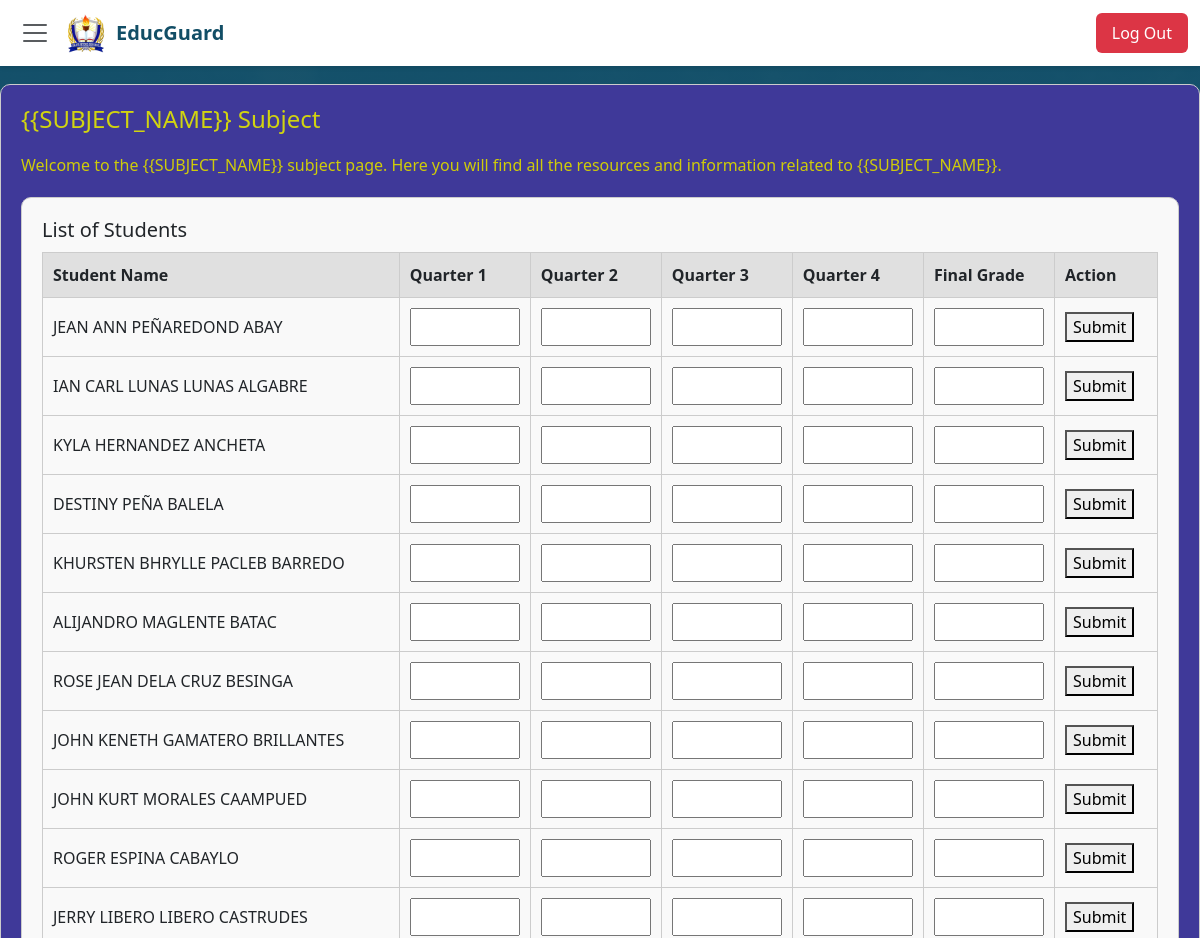
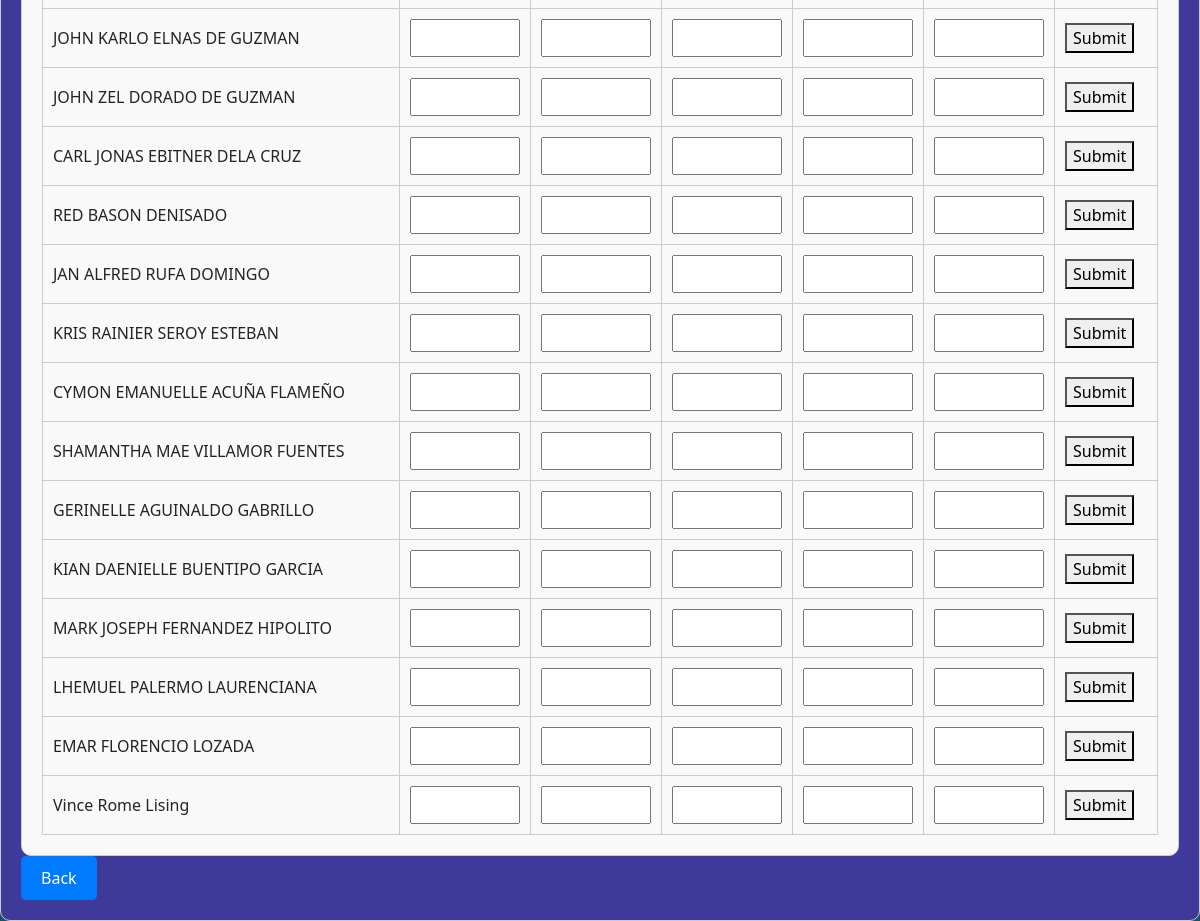
Page /PHPAdviser/subject_template.php on the committed database (2 pictures, top to bottom).
### tables this page shows
CREATE TABLE `students` (
  `student_id` int(11) NOT NULL,
  `lrn` varchar(15) NOT NULL,
  `rfid_number` varchar(20) DEFAULT NULL,
  `first_name` varchar(50) NOT NULL,
  `middle_name` varchar(50) DEFAULT NULL,
  `last_name` varchar(50) NOT NULL,
  `birthdate` date DEFAULT NULL,
  `sex` enum('Male','Female') DEFAULT NULL,
  `contact_number` varchar(15) DEFAULT NULL,
  `grade_level` varchar(20) DEFAULT NULL,
  `year_level` varchar(20) DEFAULT NULL,
  `address` text DEFAULT NULL,
  `email` varchar(100) DEFAULT NULL,
  `parent_guardian_name` varchar(100) DEFAULT NULL,
  `parent_guardian_number` varchar(15) DEFAULT NULL,
  `parent_guardian_email` varchar(100) DEFAULT NULL,
  `student_username` varchar(50) DEFAULT NULL,
  `status` enum('Active','Inactive') DEFAULT 'Active',
  `created_at` timestamp NOT NULL DEFAULT current_timestamp(),
  `section` varchar(255) DEFAULT NULL,
  `student_password` varchar(50) DEFAULT NULL
);

### PHPAdviser/subject_template.php (the view, shortened to what this page needs)
<?php include "../PHPAdviser/teacherNavbar.php"; ?>
<?php
$conn = new mysqli("localhost", "root", "", "educguarddb");
$sql = "SELECT first_name, middle_name, last_name FROM students";
$result = $conn->query($sql);
?>
<!DOCTYPE html>
<html lang="en">
<head>
    <link rel="stylesheet" href="../CSS/Teacher/science.css">
</head>
<body>
<header class="header">
    <button class="menu-button">☰</button>
    <h3 style="margin-left: 10px;">EduGuard</h3>
</header>
<div class="page-content">
    <h1>{{SUBJECT_NAME}} Subject</h1>
    <p>Welcome to the {{SUBJECT_NAME}} subject page. Here you will find all the resources and information related to {{SUBJECT_NAME}}.</p>
    <div class="student-list-box">
        <h2>List of Students</h2>
        <table class="student-table">
            <thead>
                <tr>
                    <th>Student Name</th>
                    <th>Quarter 1</th>
                    <th>Quarter 2</th>
                    <th>Quarter 3</th>
                    <th>Quarter 4</th>
                    <th>Final Grade</th>
                    <th>Action</th>
                </tr>
            </thead>
            <tbody>
                <?php if ($result->num_rows > 0): ?>
                    <?php while ($row = $result->fetch_assoc()): ?>
                        <tr>
                            <td>
                                <?php echo htmlspecialchars($row['first_name'] . ' ' . $row['middle_name'] . ' ' . $row['last_name']); ?>
                            </td>
                            <td><input type="number" name="quarter1_student<?php echo $row['first_name'] . $row['middle_name'] . $row['last_name']; ?>" min="0" max="99" /></td>
                            <td><input type="number" name="quarter2_student<?php echo $row['first_name'] . $row['middle_name'] . $row['last_name']; ?>" min="0" max="99" /></td>
                            <td><input type="number" name="quarter3_student<?php echo $row['first_name'] . $row['middle_name'] . $row['last_name']; ?>" min="0" max="99" /></td>
                            <td><input type="number" name="quarter4_student<?php echo $row['first_name'] . $row['middle_name'] . $row['last_name']; ?>" min="0" max="99" /></td>
                            <td><input type="number" name="final_grade_student<?php echo $row['first_name'] . $row['middle_name'] . $row['last_name']; ?>" min="0" max="99" /></td>
                            <td>
                                <button type="submit" name="submit_student<?php echo $row['first_name'] . $row['middle_name'] . $row['last_name']; ?>">Submit</button>
                            </td>
                        </tr>
                    <?php endwhile; ?>
                <?php else: ?>
                    <tr>
                        <td colspan="7">No students found.</td>
                    </tr>
                <?php endif; ?>
            </tbody>
        </table>
    </div>
    <a class="back-button" href="../PHPAdviser/reportSystem.php">Back</a>
</div>
</body>
</html>

### CSS/Teacher/teacherNavbar.css (style rules this page uses)
body { background-color: transparent; background-image: url('../../Assets/malinta.jpg'); background-size: cover; background-position: center; background-attachment: fixed; position: relative; min-height: 100vh; margin: 0; padding: 0; }
body::before { content: ''; position: fixed; top: 0; left: 0; right: 0; bottom: 0; background-image: inherit; background-size: cover; background-position: center; filter: blur(1px); -webkit-filter: blur(1px); z-index: -2; }
body::after { content: ''; position: fixed; top: 0; left: 0; right: 0; bottom: 0; background: linear-gradient(rgba(18, 78, 102, 0.95), rgba(18, 78, 102, 0.95)); z-index: -1; }

### CSS/Teacher/science.css (style rules this page uses)
.page-content { margin-top: 20px; padding: 20px; border: 1px solid #ccc; border-radius: 10px; background-color: #3f3999; }
.page-content h1 { font-size: 24px; color: rgb(209, 212, 16); margin-bottom: 20px; }
.page-content p { font-size: 16px; color: rgb(207, 204, 9); }
.student-list-box { margin-top: 20px; padding: 20px; border: 1px solid #ccc; border-radius: 10px; background-color: #f9f9f9; }
.student-list-box h2 { font-size: 20px; margin-bottom: 10px; }
.student-table { width: 100%; border-collapse: collapse; }
.student-table th, .student-table td { border: 1px solid #ccc; padding: 10px; text-align: left; }
.student-table th { background-color: #e0e0e0; }
.student-table input { width: 100%; padding: 5px; box-sizing: border-box; }
.back-button { display: inline-block; padding: 10px 20px; background-color: #007bff; color: white; text-align: center; text-decoration: none; border: none; border-radius: 5px; cursor: pointer; }

### rows in the picture
students: first_name+middle_name+last_name "JEAN ANN PEÑAREDOND ABAY"
students: first_name+middle_name+last_name "IAN CARL LUNAS LUNAS ALGABRE"
students: first_name+middle_name+last_name "KYLA HERNANDEZ ANCHETA"
students: first_name+middle_name+last_name "DESTINY PEÑA BALELA"
students: first_name+middle_name+last_name "KHURSTEN BHRYLLE PACLEB BARREDO"
students: first_name+middle_name+last_name "ALIJANDRO MAGLENTE BATAC"
students: first_name+middle_name+last_name "ROSE JEAN DELA CRUZ BESINGA"
students: first_name+middle_name+last_name "JOHN KENETH GAMATERO BRILLANTES"
students: first_name+middle_name+last_name "JOHN KURT MORALES CAAMPUED"
students: first_name+middle_name+last_name "ROGER ESPINA CABAYLO"
students: first_name+middle_name+last_name "JERRY LIBERO LIBERO CASTRUDES"
students: first_name+middle_name+last_name "JOHN KARLO ELNAS DE GUZMAN"
students: first_name+middle_name+last_name "JOHN ZEL DORADO DE GUZMAN"
students: first_name+middle_name+last_name "CARL JONAS EBITNER DELA CRUZ"
students: first_name+middle_name+last_name "RED BASON DENISADO"
students: first_name+middle_name+last_name "JAN ALFRED RUFA DOMINGO"
students: first_name+middle_name+last_name "KRIS RAINIER SEROY ESTEBAN"
students: first_name+middle_name+last_name "CYMON EMANUELLE ACUÑA FLAMEÑO"
students: first_name+middle_name+last_name "SHAMANTHA MAE VILLAMOR FUENTES"
students: first_name+middle_name+last_name "GERINELLE AGUINALDO GABRILLO"
students: first_name+middle_name+last_name "KIAN DAENIELLE BUENTIPO GARCIA"
students: first_name+middle_name+last_name "MARK JOSEPH FERNANDEZ HIPOLITO"
students: first_name+middle_name+last_name "LHEMUEL PALERMO LAURENCIANA"
students: first_name+middle_name+last_name "EMAR FLORENCIO LOZADA"
students: first_name+middle_name+last_name "Vince Rome Lising"
